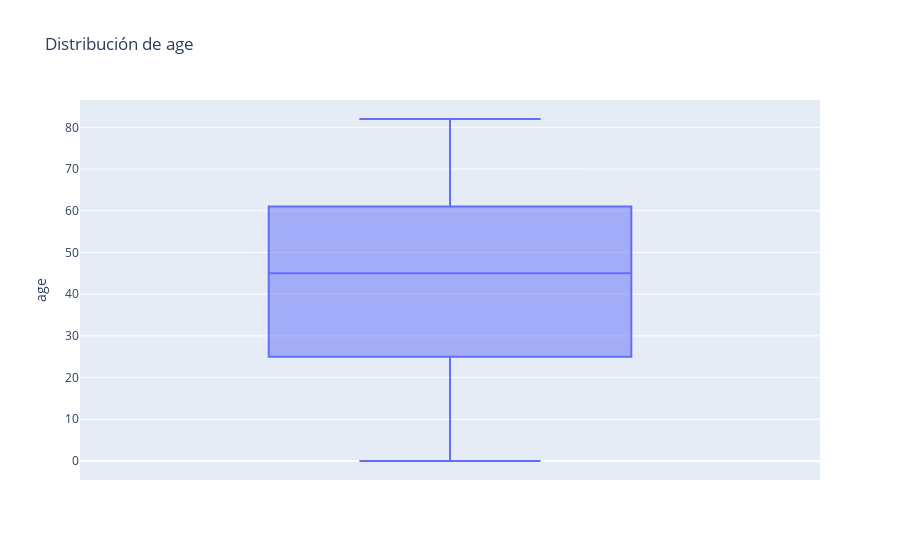

The notebook cell saved with this chart:
### Code cell
import plotly.express as px

fig = px.box(df2, y = 'age', title='Distribución de age')
fig.show()

### Figure 1 — Plotly figure (JSON) as saved in the notebook; plotly's stock layout.template omitted (floating-point values rounded to 4 significant figures; data arrays with more than 128 entries replaced by an {"elided": "..."} marker saying what was removed)
{"data": [{"alignmentgroup": "True", "hovertemplate": "age=%{y}<extra></extra>", "legendgroup": "", "marker": {"color": "#636efa"}, "name": "", "notched": false, "offsetgroup": "", "orientation": "v", "showlegend": false, "type": "box", "x0": " ", "xaxis": "x", "y": {"elided": "5110 int values"}, "y0": " ", "yaxis": "y"}], "layout": {"boxmode": "group", "legend": {"tracegroupgap": 0}, "title": {"text": "Distribución de age"}, "xaxis": {"anchor": "y", "domain": [0, 1]}, "yaxis": {"anchor": "x", "domain": [0, 1], "title": {"text": "age"}}}}
